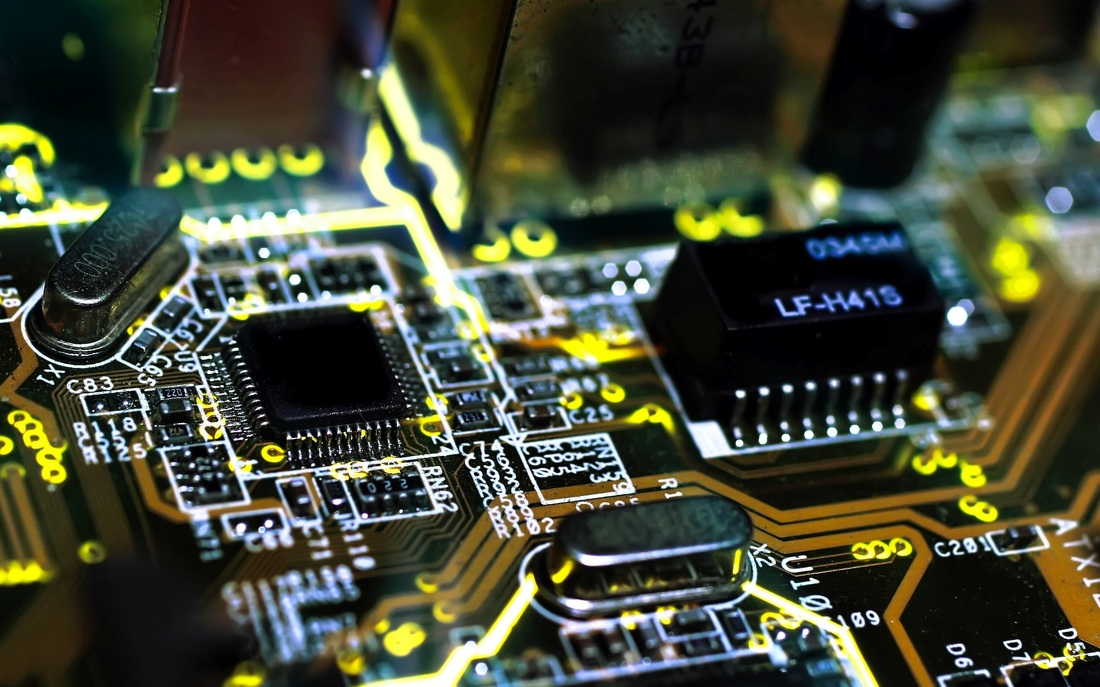
//> input picture OpenCV02/OpenCV02/test.jpg, 1100 x 687 px
$ ./Source   (built with g++ and OpenCV 4)
//> lines starting //> are read from the running program, lines starting //| are printed output that depends on the picture; after the words box and inside, x2 and y2 are one past the last pixel; in counts of white or black regions, pixels touching at a corner belong together
/*
	@ver	Used OpenCV version: 3.3.0;
	@desc	Afisare histograme
	@author	Mihai-Traian Caragheorghiev <caragheorghiev.mihai@gmail.com>
*/

#include <iostream>
#include <opencv2\highgui\highgui.hpp>
#include <opencv2\imgproc\imgproc.hpp>

using namespace std;
using namespace cv;

/*
	@string const& name Variabila ce primeste numele ferestrei pentru afisarea Histogramei
	@Mat1b const& image	Variabila ce primeste imaginea pentru care se face histograma(numai grayscale)
*/
void arataHistograma(std::string const& name, Mat1b const& image)
{
	// Setare numar maxim de intervale din histograma
	int bins = 256;
	int histSize[] = { bins };

	// Setare interval de valori pentru histograma
	float lranges[] = { 0, 256 };
	const float* ranges[] = { lranges };

	// Creare matrice pentru histograma
	Mat hist;
	int channels[] = { 0 };

	// Creare matrice pentru vizualizare histograma
	int const hist_height = 256;
	Mat3b hist_image = Mat3b::zeros(hist_height, bins);

	// Functie pentru calcularea Histogramei
	calcHist(&image, 1, channels, Mat(), hist, 1, histSize, ranges, true, false);
	double max_val = 0;
	minMaxLoc(hist, 0, &max_val);

	// Desenare fiecare linie din histograma
	for (int b = 0; b < bins; b++) {
		float const binVal = hist.at<float>(b);
		int   const height = cvRound(binVal*hist_height / max_val);
		line
		(hist_image
			, Point(b, hist_height - height), Point(b, hist_height)
			, Scalar::all(255)
		);
	}
	imshow(name, hist_image);
}

int main()
{
	// Incarcare imagine
	Mat3b const imagine = imread("test.jpg", IMREAD_COLOR);
//> imagine is the input picture: 687 rows x 1100 cols, CV_8UC3; mean B, G, R 54.7, 72.9, 68.2

	// Transformare imagine in spectrul gri
	Mat1b imgGri;
	cvtColor(imagine, imgGri, COLOR_BGR2GRAY);
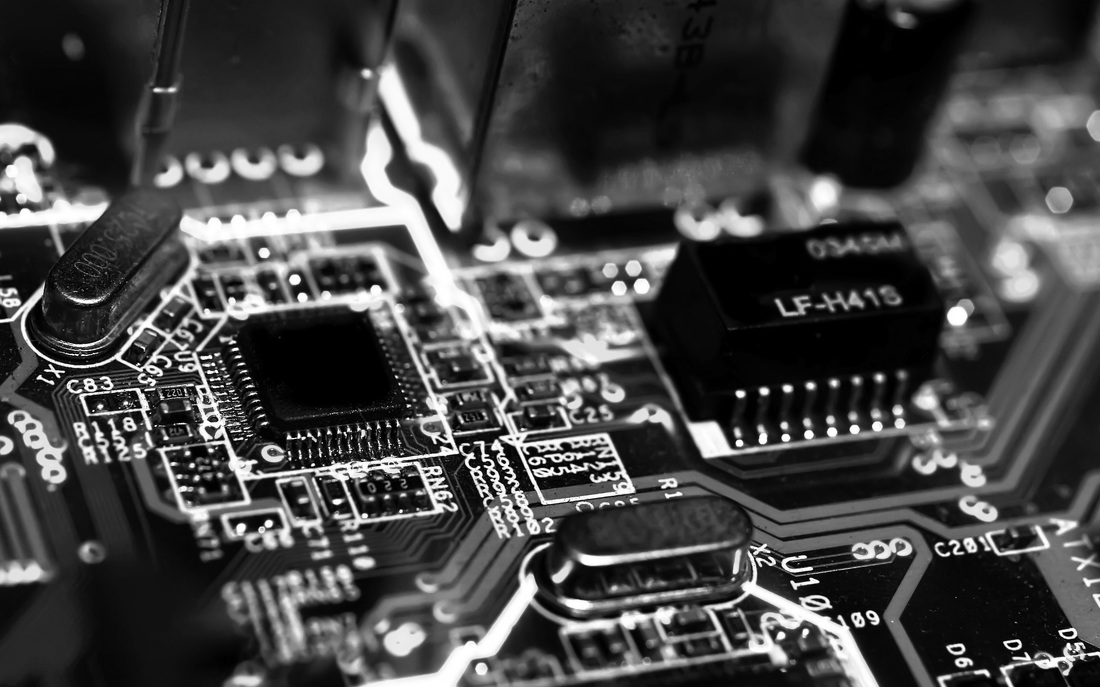
//> imgGri: 687 rows x 1100 cols, CV_8UC1; min 0, max 255, mean 69.4

	// Afisare imagine initiala
	imshow("Imagine", imagine);
	waitKey();

	// Afisare imagine din spectrul gri
	imshow("Imagine", imgGri);

	// Afisare histograma
	arataHistograma("Histograma", imgGri);
//> in arataHistograma, `calcHist(&image, 1, channels, Mat(), hist, 1, histSize, ranges, true, ..`: hist = 256 values, max 25571 at index 0, min 622 at index 195, mean 2952
//> in arataHistograma, `minMaxLoc(hist, 0, &max_val);`: max_val = 25571
//> the loop in arataHistograma, `for (int b = 0; b < bins; b++)` made 256 passes
//> (binVal, height) on passes 1 to 3: (25571, 256), (4982, 50), (4344, 43)
//> after the loop in arataHistograma, `for (int b = 0; b < bins; b++)`:
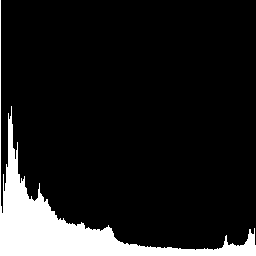
//> hist_image: 256 rows x 256 cols, CV_8UC3; 11.5% white; 1 white region, box (x1, y1, x2, y2) and area: (0, 0, 256, 256) 7559
	waitKey();

	// Creem o noua matrice pentru histograma egalizata
	Mat1b egalizareHistograma;
	equalizeHist(imgGri, egalizareHistograma);
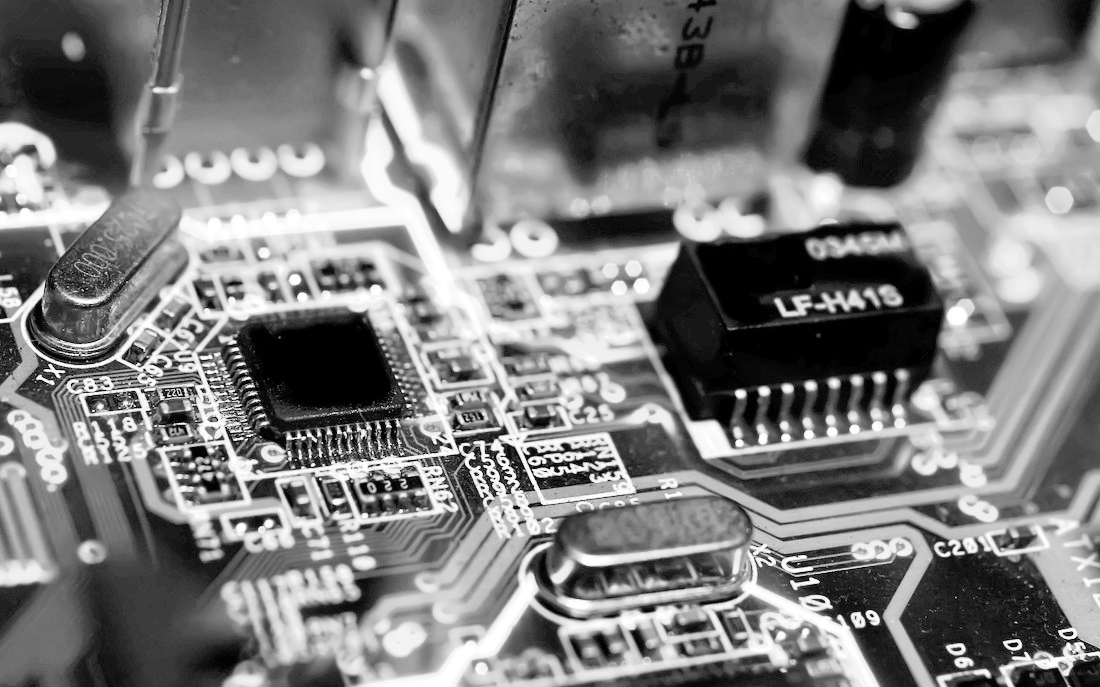
//> egalizareHistograma: 687 rows x 1100 cols, CV_8UC1; min 0, max 255, mean 124.1

	// Afisam noua imagine in functie de histograma egalizata
	imshow("Img Histograma", egalizareHistograma);
	arataHistograma("HistogramaEgaliata", egalizareHistograma);
//> call 2 of arataHistograma, with name = "HistogramaEgaliata"
//> in arataHistograma (call 2), `calcHist(&image, 1, channels, Mat(), hist, 1, histSize, ranges, true, ..`: hist = 256 values, max 25571 at index 0, min 0 at index 1, mean 2952
//> the loop in arataHistograma (call 2), `for (int b = 0; b < bins; b++)` made 256 passes
//> (binVal, height) on passes 1 to 3: (25571, 256), (0, 0), (4982, 50)
//> after the loop in arataHistograma (call 2), `for (int b = 0; b < bins; b++)`:
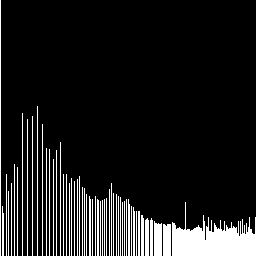
//> hist_image: 256 rows x 256 cols, CV_8UC3; 11.5% white; 55 white regions, largest, box (x1, y1, x2, y2) and area: (172, 202, 256, 256) 2425, (154, 221, 162, 256) 263, (0, 0, 1, 256) 256
	waitKey();

	return 0;
}
